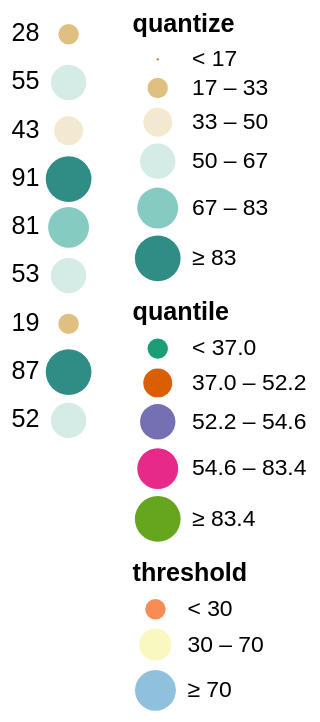

This figure's Vega-Lite source:
### Vega specification from a JSON file in a GitHub repository (floating-point values rounded to 4 significant figures)
{"$schema": "https://vega.github.io/schema/vega/v6.json", "padding": 5, "autosize": "pad", "width": 20, "height": 200, "data": [{"name": "source", "values": [{"a": "A", "b": 28}, {"a": "B", "b": 55}, {"a": "C", "b": 43}, {"a": "D", "b": 91}, {"a": "E", "b": 81}, {"a": "F", "b": 53}, {"a": "G", "b": 19}, {"a": "H", "b": 87}, {"a": "I", "b": 52}], "format": {"type": "json", "parse": {"b": "number"}}}], "scales": [{"name": "quantize", "type": "quantize", "range": [1, 80, 160, 240, 320, 400], "domain": {"data": "source", "field": "b"}, "zero": true, "nice": true}, {"name": "colorQuantize", "type": "quantize", "range": {"scheme": "brownbluegreen", "count": 6}, "domain": {"data": "source", "field": "b"}, "zero": true, "nice": true}, {"name": "quantile", "type": "quantile", "range": [80, 160, 240, 320, 400], "domain": {"data": "source", "field": "b"}}, {"name": "colorQuantile", "type": "quantile", "range": {"scheme": "dark2", "count": 5}, "domain": {"data": "source", "field": "b"}}, {"name": "threshold", "type": "threshold", "range": [80, 200, 320], "domain": [30, 70]}, {"name": "colorThreshold", "type": "threshold", "range": {"scheme": "redyellowblue"}, "domain": [30, 70]}, {"name": "yscale", "type": "band", "range": [10, {"signal": "height"}], "domain": {"data": "source", "field": "a"}}], "legends": [{"size": "quantize", "fill": "colorQuantize", "title": "quantize"}, {"size": "quantile", "fill": "colorQuantile", "title": "quantile"}, {"size": "threshold", "fill": "colorThreshold", "title": "threshold"}], "marks": [{"name": "marks", "type": "symbol", "from": {"data": "source"}, "encode": {"update": {"x": {"value": 10}, "y": {"scale": "yscale", "field": "a"}, "size": {"scale": "quantize", "field": "b"}, "fill": {"scale": "colorQuantize", "field": "b"}, "strokeWidth": {"value": 1.5}}}}, {"type": "text", "from": {"data": "source"}, "encode": {"update": {"x": {"value": -15}, "y": {"scale": "yscale", "field": "a"}, "text": {"field": "b"}, "baseline": {"value": "middle"}}}}]}
